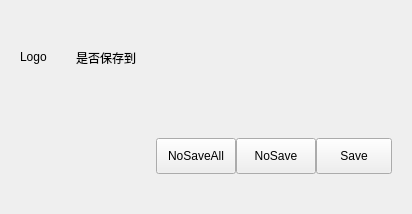
<?xml version="1.0" encoding="UTF-8"?>
<ui version="4.0">
 <class>MessageDialog</class>
 <widget class="QWidget" name="MessageDialog">
  <property name="geometry">
   <rect>
    <x>0</x>
    <y>0</y>
    <width>412</width>
    <height>214</height>
   </rect>
  </property>
  <property name="windowTitle">
   <string/>
  </property>
  <layout class="QVBoxLayout" name="verticalLayout">
   <item>
    <widget class="QFrame" name="frameTxt">
     <property name="frameShape">
      <enum>QFrame::NoFrame</enum>
     </property>
     <property name="frameShadow">
      <enum>QFrame::Plain</enum>
     </property>
     <layout class="QGridLayout" name="gridLayout_2">
      <item row="0" column="0">
       <layout class="QHBoxLayout" name="hBoxTxt">
        <property name="spacing">
         <number>0</number>
        </property>
        <property name="leftMargin">
         <number>0</number>
        </property>
        <property name="topMargin">
         <number>0</number>
        </property>
        <property name="rightMargin">
         <number>0</number>
        </property>
        <property name="bottomMargin">
         <number>0</number>
        </property>
        <item>
         <widget class="QLabel" name="iconLabel">
          <property name="sizePolicy">
           <sizepolicy hsizetype="Fixed" vsizetype="Fixed">
            <horstretch>0</horstretch>
            <verstretch>0</verstretch>
           </sizepolicy>
          </property>
          <property name="minimumSize">
           <size>
            <width>56</width>
            <height>56</height>
           </size>
          </property>
          <property name="text">
           <string>Logo</string>
          </property>
         </widget>
        </item>
        <item>
         <widget class="QLabel" name="textLabel">
          <property name="text">
           <string>是否保存到</string>
          </property>
         </widget>
        </item>
       </layout>
      </item>
     </layout>
    </widget>
   </item>
   <item>
    <widget class="QFrame" name="frameBtn">
     <property name="frameShape">
      <enum>QFrame::NoFrame</enum>
     </property>
     <property name="frameShadow">
      <enum>QFrame::Plain</enum>
     </property>
     <layout class="QGridLayout" name="gridLayout">
      <item row="0" column="1">
       <layout class="QHBoxLayout" name="hBoxBtn">
        <property name="spacing">
         <number>0</number>
        </property>
        <item>
         <widget class="QPushButton" name="noSaveAllBtn">
          <property name="sizePolicy">
           <sizepolicy hsizetype="Fixed" vsizetype="Fixed">
            <horstretch>0</horstretch>
            <verstretch>0</verstretch>
           </sizepolicy>
          </property>
          <property name="maximumSize">
           <size>
            <width>118</width>
            <height>36</height>
           </size>
          </property>
          <property name="text">
           <string>NoSaveAll</string>
          </property>
         </widget>
        </item>
        <item>
         <widget class="QPushButton" name="noSaveBtn">
          <property name="sizePolicy">
           <sizepolicy hsizetype="Fixed" vsizetype="Fixed">
            <horstretch>0</horstretch>
            <verstretch>0</verstretch>
           </sizepolicy>
          </property>
          <property name="maximumSize">
           <size>
            <width>90</width>
            <height>36</height>
           </size>
          </property>
          <property name="text">
           <string>NoSave</string>
          </property>
         </widget>
        </item>
        <item>
         <widget class="QPushButton" name="saveBtn">
          <property name="sizePolicy">
           <sizepolicy hsizetype="Fixed" vsizetype="Fixed">
            <horstretch>0</horstretch>
            <verstretch>0</verstretch>
           </sizepolicy>
          </property>
          <property name="maximumSize">
           <size>
            <width>76</width>
            <height>36</height>
           </size>
          </property>
          <property name="text">
           <string>Save</string>
          </property>
         </widget>
        </item>
       </layout>
      </item>
      <item row="0" column="0">
       <spacer name="horizontalSpacer">
        <property name="orientation">
         <enum>Qt::Horizontal</enum>
        </property>
        <property name="sizeHint" stdset="0">
         <size>
          <width>40</width>
          <height>20</height>
         </size>
        </property>
       </spacer>
      </item>
     </layout>
    </widget>
   </item>
  </layout>
 </widget>
 <resources/>
 <connections/>
</ui>
